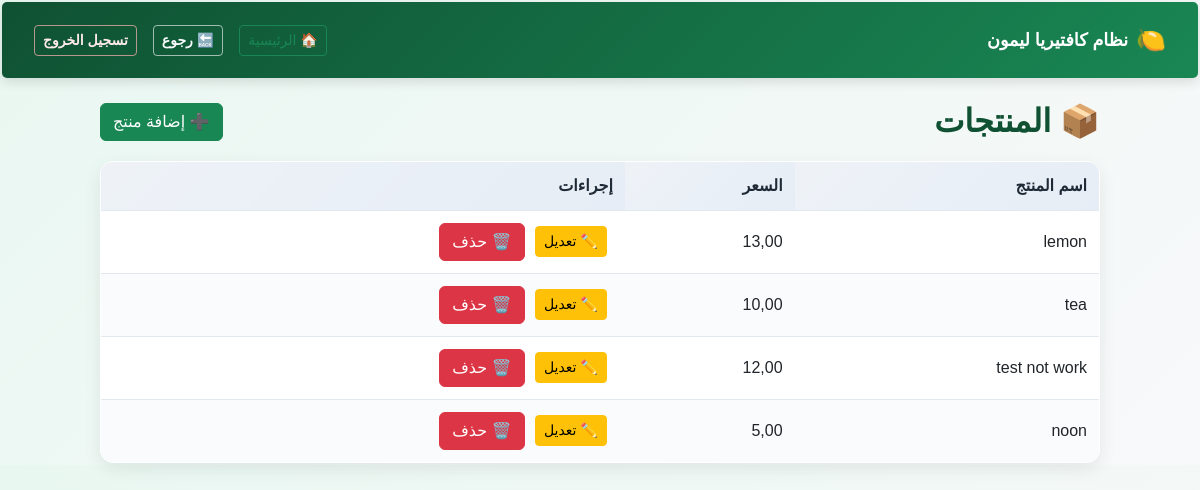
Page /inventory/ (signed in) on the committed database.
### inventory/models.py (models this page shows, shortened)
class Product(models.Model):
    name = models.CharField("اسم المنتج", max_length=100)
    price = models.DecimalField("السعر", max_digits=10, decimal_places=2)
    is_active = models.BooleanField("متاح للبيع", default=True)

### inventory/views.py (the view)
# urls.py: path('', views.product_list, name='product_list'),
@login_required
def product_list(request):
    if is_manager(request.user):
        products = Product.objects.all()
    else:
        products = Product.objects.filter(is_active=True)
    return render(request, 'inventory/product_list.html', {
        'products': products
    })

### pos_system/utils.py (called while the page is built)
def is_manager(user):
    return user.is_authenticated and user.role == 'manager'

### templates/inventory/product_list.html (shortened to what this page needs)
{% extends "base.html" %}
{% load static %}
{% block extra_css %}
<link rel="stylesheet" href="{% static 'css/product-list.css' %}">
{% endblock %}
{% block content %}
<div class="products-management">
    <div class="products-header">
        <h2>📦 المنتجات</h2>
        {% if user.role == 'manager' %}
        <a href="{% url 'inventory:product_create' %}" class="btn btn-success">
            ➕ إضافة منتج
        </a>
        {% endif %}
    </div>
    <div class="table-wrapper">
        <table class="products-table">
            <thead>
                <tr>
                    <th>اسم المنتج</th>
                    <th>السعر</th>
                    {% if user.role == 'manager' %}
                    <th>إجراءات</th>
                    {% endif %}
                </tr>
            </thead>
            <tbody>
                {% for product in products %}
                <tr>
                    <td>{{ product.name }}</td>
                    <td>{{ product.price }}</td>
                    {% if user.role == 'manager' %}
                    <td class="actions-cell">
                        <a href="{% url 'inventory:product_update' product.id %}"
                           class="btn btn-sm btn-warning">
                            ✏️ تعديل
                        </a>
                        <a href="{% url 'inventory:product_delete' product.id %}"
                           class="btn btn-danger"
                           data-msg="هل أنت متأكد من الحذف؟">
                           🗑️ حذف
                        </a>
                    </td>
                    {% endif %}
                </tr>
                {% endfor %}
            </tbody>
        </table>
    </div>
</div>
{% endblock %}

### static/css/style.css (style rules this page uses)
:root { --green-dark: #0f5132; --green-main: #198754; --green-light: #d1e7dd; --green-soft: #e9f7f1; --text-dark: #212529; --white: #ffffff; --accent-dark: #1f2a37; --accent-main: #334155; --accent-soft: #eef2f7; --border-soft: #e2e8f0; }
body { direction: rtl; font-family: "Cairo", sans-serif; background: linear-gradient(135deg, #e9f7f1, #f8f9fa); padding: 2px; color: var(--text-dark); }
table { width: 100%; border-collapse: collapse; background: var(--white); border-radius: 12px; overflow: hidden; border: 1px solid var(--border-soft); }
th { background: linear-gradient(135deg, var(--accent-soft), #e6edf6); color: var(--accent-dark); padding: 12px; font-weight: 800; border-bottom: 1px solid var(--border-soft); }
td { padding: 10px; border-bottom: 1px solid var(--border-soft); }
tr:nth-child(even) td { background: #fafbfc; }
tr:last-child td { border-bottom: none; }

### static/css/product-list.css (style rules this page uses)
.products-management { max-width: 1000px; margin: 0 auto; }
.products-header { display: flex; justify-content: space-between; align-items: center; margin-bottom: 20px; }
.products-header h2 { font-weight: 800; color: var(--green-dark); margin: 0; }
.table-wrapper { background: var(--white); border-radius: 14px; box-shadow: 0 6px 18px rgba(0, 0, 0, 0.08); overflow-x: auto; }
.products-table { width: 100%; border-collapse: collapse; min-width: 600px; }
.products-table thead th { background: linear-gradient(135deg, var(--accent-soft), #e6edf6); color: var(--accent-dark); font-weight: 800; padding: 12px; border-bottom: 1px solid var(--border-soft); text-align: right; }
.products-table tbody td { padding: 12px; border-bottom: 1px solid var(--border-soft); vertical-align: middle; }
.products-table tbody tr:nth-child(even) td { background: #fafbfc; }
.actions-cell { white-space: nowrap; }
.actions-cell .btn { margin-inline-start: 6px; }

### rows in the picture
Product: name "lemon", price "13,00"
Product: name "tea", price "10,00"
Product: name "test not work", price "12,00"
Product: name "noon", price "5,00"
